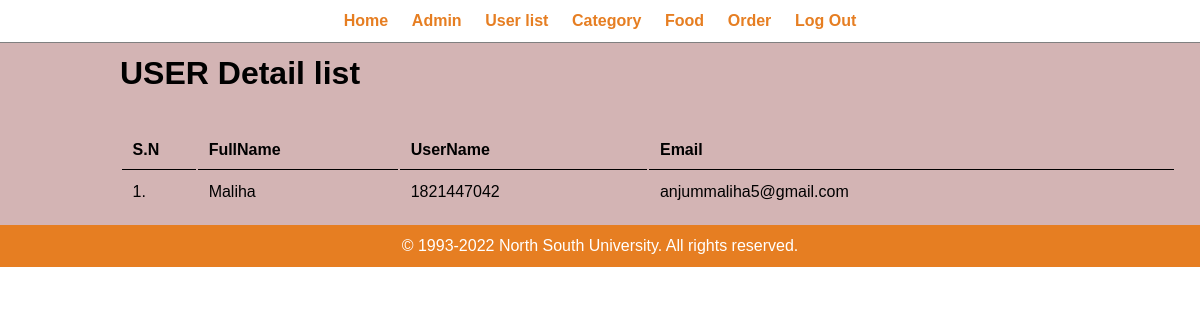
Screenshot of /admin/Setting.php (signed in) with the database file from the repository.
### tables this page shows
CREATE TABLE `tbl_student` (
  `id` int(10) UNSIGNED NOT NULL,
  `username` varchar(20) NOT NULL,
  `full_name` varchar(100) NOT NULL,
  `Email` varchar(255) NOT NULL,
  `password` varchar(255) NOT NULL
);

### admin/Setting.php (the view, shortened to what this page needs)
<?php include('partials/menu.php');?>
        <div class="main-content">
          <div class= "wrapper">
               <h1> USER Detail list</h1>
               <br>
               <br>
                <table class="tbl-full">
                <tr>
                         <th>S.N </th>
                         <th>FullName </th>
                         <th>UserName </th>
                         <th>Email </th>
                </tr>
                <?php
                     $sql = " SELECT * FROM tbl_student";
                     $res = mysqli_query($conn, $sql);
                     if($res==TRUE)
                     {
                        $count = mysqli_num_rows($res);
                        $sn=1;
                        if($count!=0)
                        {
                            while($rows = mysqli_fetch_assoc($res))
                            {
                                $full_name=$rows['full_name'];
                                $username=$rows['username'];
                                $email=$rows['Email'];
                                ?>
                                <tr>
                                       <td><?php echo $sn++;?>.</td>
                                       <td><?php echo $full_name; ?></td>
                                       <td><?php echo $username; ?></td>
                                       <td><?php echo $email; ?></td>
                               </tr>
                                <?php
                            }
                        }
                        else
                        {
                        }
                     }
                ?>
                </table>
         </div>
        </div>
        <?php include('partials/footer.php');?>

### css/admin.css (style rules this page uses)
* { margin: 0; padding: 0; font-family: Arial, Helvetica, sans-serif;; }
.wrapper { height: auto; padding: 1%; width: 80%; margin: 0 auto; }
.tbl-full { width: 110%; }
table tr th { border-bottom: 1px solid black; padding: 1%; text-align: left; }
table tr td { padding: 1%; }
.main-content { background-color: #d3b4b4; }

### rows the page displays
tbl_student: full_name "Maliha", username "1821447042", Email "anjummaliha5@gmail.com"
